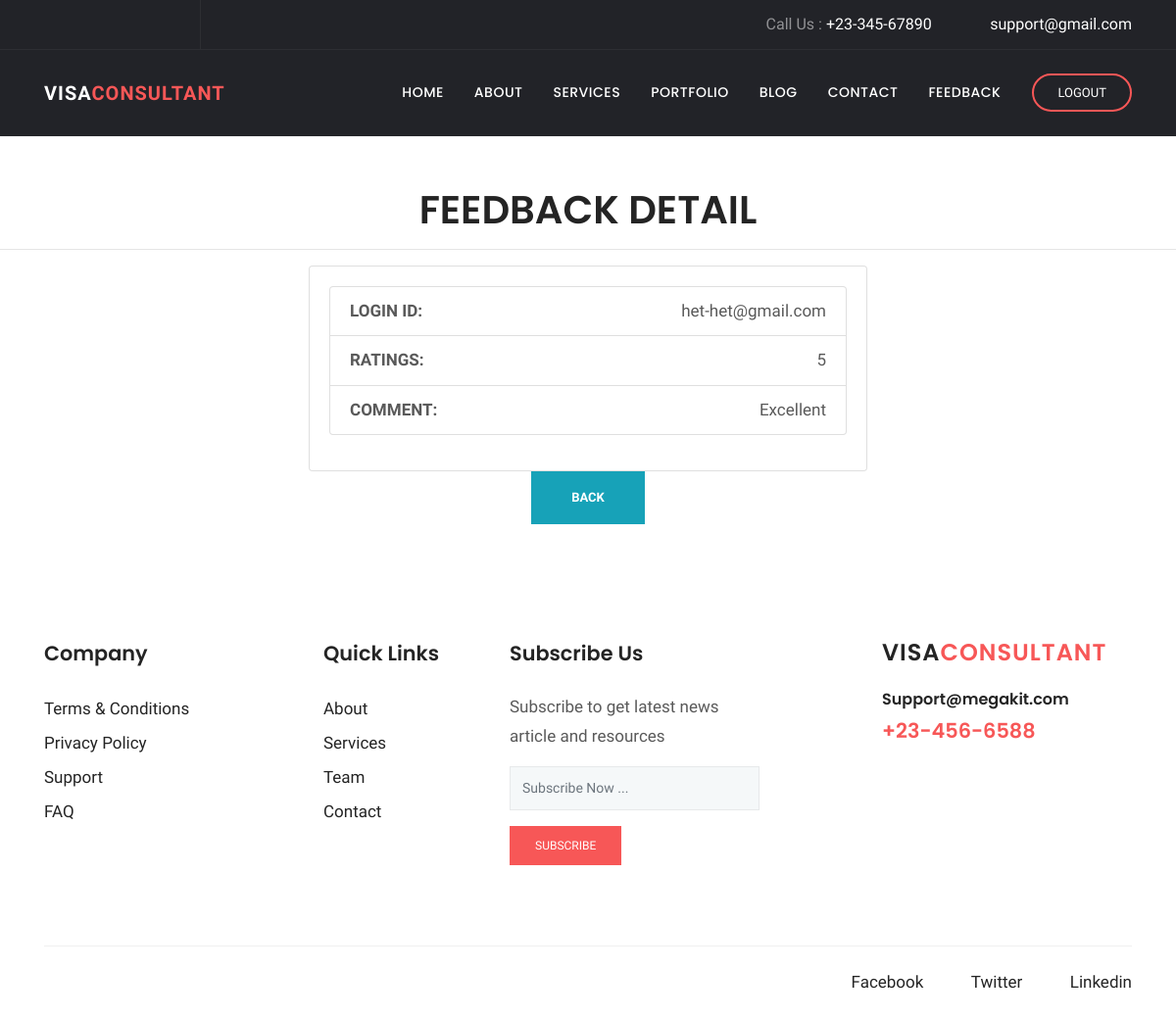
Page /Feedback/detail/3 on the committed database.
### Feedback/models.py (models this page shows, shortened)
class feedback(models.Model):
    client=models.ForeignKey(user,on_delete=models.CASCADE, related_name='feedback')
    RATINGS=models.CharField(max_length=25)
    COMMENT=models.CharField(max_length=25)

### client/models.py (models this page shows, shortened)
class user(models.Model):
    EMAIL_ID=models.CharField(max_length=25)
    PHONE_NO=models.IntegerField()
    PASSWORD=models.CharField(max_length=25)
    NAME=models.CharField(max_length=25)
    choice1=(
        ('male','male'),
        ('female','female'),
        ('other','other')
    )
    GENDER=models.CharField(max_length=25,choices=choice1)
    ADDRESS=models.TextField(max_length=25)
    ROLE=models.IntegerField()
    choice2=(
        ('ACTIVE','ACTIVE'),
        ('INACTIVE','INACTIVE')
    )
    STATUS=models.CharField(max_length=25,choices=choice2)
    def __str__(self):
        return f"{self.NAME}-{self.EMAIL_ID}"

### Feedback/views.py (the view)
# urls.py: path("detail/<int:pk>", DetailFeedbackView.as_view(), name="feedback-detail")
class DetailFeedbackView(DetailView):
    model = feedback
    fields = '__all__'
    success_url = '/Feedback/view'

### Feedback/templates/Feedback/feedback_detail.html (shortened to what this page needs)
{% load static %}
{% block css %}
      <link rel="stylesheet" href="{% static 'plugins/bootstrap/css/bootstrap.min.css' %}">
      <link rel="stylesheet" href="{% static 'plugins/themify/css/themify-icons.css' %}">
      <link rel="stylesheet" href="{% static 'plugins/fontawesome/css/all.css' %}">
      <link rel="stylesheet" href="{% static 'plugins/magnific-popup/dist/magnific-popup.css' %}">
      <link rel="stylesheet" href="{% static 'plugins/slick-carousel/slick/slick.css' %}">
      <link rel="stylesheet" href="{% static 'plugins/slick-carousel/slick/slick-theme.css' %}">
      <link rel="stylesheet" href="{% static 'css/style.css' %}">
{% endblock %}
{% block body %}
<header class="navigation">
	<div class="header-top ">
		<div class="container">
			<div class="row justify-content-between align-items-center">
				<div class="col-lg-2 col-md-4">
					<div class="header-top-socials text-center text-lg-left text-md-left">
						<a href="https://www.facebook.com/themefisher" target="_blank"><i class="ti-facebook"></i></a>
						<a href="https://twitter.com/themefisher" target="_blank"><i class="ti-twitter"></i></a>
						<a href="https://github.com/themefisher/" target="_blank"><i class="ti-github"></i></a>
					</div>
				</div>
				<div class="col-lg-10 col-md-8 text-center text-lg-right text-md-right">
					<div class="header-top-info">
						<a href="tel:+23-345-67890">Call Us : <span>+23-345-67890</span></a>
						<a href="mailto:support@gmail.com" ><i class="fa fa-envelope mr-2"></i><span>support@gmail.com</span></a>
					</div>
				</div>
			</div>
		</div>
	</div>
	<nav class="navbar navbar-expand-lg  py-4" id="navbar">
		<div class="container">
		  <a class="navbar-brand" href="{% url 'index' %}">
		  	VISA<span>CONSULTANT</span>
		  </a>
		  <div class="collapse navbar-collapse text-center" id="navbarsExample09">
			<ul class="navbar-nav ml-auto">
			  <li class="nav-item active">
				<a class="nav-link" href="{% url 'index' %}">Home <span class="sr-only">(current)</span></a>
			  </li>
			  <li class="nav-item dropdown">
					<a class="nav-link dropdown-toggle" href="{% url 'about' %}" id="dropdown03" data-toggle="dropdown" aria-haspopup="true" aria-expanded="false">About</a>
			  </li>
			   <li class="nav-item dropdown">
					<a class="nav-link dropdown-toggle" href="{% url 'service' %}" id="dropdown05" data-toggle="dropdown" aria-haspopup="true" aria-expanded="false">Services</a>
			  </li>
			   <li class="nav-item"><a class="nav-link" href="{% url 'project' %}">Portfolio</a></li>
			   <li class="nav-item dropdown">
					<a class="nav-link dropdown-toggle" href="{% url 'blog_grid' %}" id="dropdown05" data-toggle="dropdown" aria-haspopup="true" aria-expanded="false">Blog</a>
			  </li>
			   <li class="nav-item"><a class="nav-link" href="{% url 'contact' %}">Contact</a></li>
			   <li class="nav-item"><a class="nav-link" href="{% url 'feedback' %}">Feedback</a></li>
			</ul>
			<form class="form-lg-inline my-2 my-md-0 ml-lg-4 text-center">
			  <a href="{% url 'logout' %}" class="btn btn-solid-border btn-round-full">Logout</a>
			</form>
		  </div>
		</div>
	</nav>
</header>
    <h1 align="center"> FEEDBACK DETAIL </h1>
    <hr/>
    <form method="post">
         <div align="center">
            <div class="col-md-6" align="left">
            <div class="card card-primary card-outline" class="col-md-4">
              <div class="card-body box-profile">
                <ul class="list-group list-group-unbordered mb-3" >
                    <li class="list-group-item">
                    <b> LOGIN ID: </b> <a class="float-right">{{ object.client }}</a>
                    </li>
                     <li class="list-group-item">
                     <b> RATINGS: </b> <a class="float-right">{{ object.RATINGS }}</a>
                     </li>
                     <li class="list-group-item">
                     <b> COMMENT: </b> <a class="float-right">{{ object.COMMENT }}</a>
                     </li>
                </ul>
              </div>
            </div>
    </div>
             <div align="center">
                 <a href="{% url 'feedback-view' %}" class="btn btn-info"><b>Back</b></a>
            </div>
    </div>
    </form>
<footer class="footer section">
	<div class="container">
		<div class="row">
			<div class="col-lg-3 col-md-6 col-sm-6">
				<div class="widget">
					<h4 class="text-capitalize mb-4">Company</h4>
					<ul class="list-unstyled footer-menu lh-35">
						<li><a href="#">Terms & Conditions</a></li>
						<li><a href="#">Privacy Policy</a></li>
						<li><a href="#">Support</a></li>
						<li><a href="#">FAQ</a></li>
					</ul>
				</div>
			</div>
			<div class="col-lg-2 col-md-6 col-sm-6">
				<div class="widget">
					<h4 class="text-capitalize mb-4">Quick Links</h4>
					<ul class="list-unstyled footer-menu lh-35">
						<li><a href="{% url 'about' %}">About</a></li>
						<li><a href="{% url 'service' %}">Services</a></li>
						<li><a href="{% url 'about' %}">Team</a></li>
						<li><a href="{% url 'contact' %}">Contact</a></li>
					</ul>
				</div>
			</div>
			<div class="col-lg-3 col-md-6 col-sm-6">
				<div class="widget">
					<h4 class="text-capitalize mb-4">Subscribe Us</h4>
					<p>Subscribe to get latest news article and resources  </p>
					<form action="#" class="sub-form">
						<input type="text" class="form-control mb-3" placeholder="Subscribe Now ...">
						<a href="#" class="btn btn-main btn-small">subscribe</a>
					</form>
				</div>
			</div>
			<div class="col-lg-3 ml-auto col-sm-6">
				<div class="widget">
					<div class="logo mb-4">
						<h3>VISA<span>CONSULTANT</span></h3>
					</div>
					<h6><a href="tel:+23-345-67890" >Support@megakit.com</a></h6>
					<a href="mailto:support@gmail.com"><span class="text-color h4">+23-456-6588</span></a>
				</div>
			</div>
		</div>
		<div class="footer-btm pt-4">
			<div class="row">
				<div class="col-lg-6">
				</div>
				<div class="col-lg-6 text-left text-lg-right">
					<ul class="list-inline footer-socials">
						<li class="list-inline-item"><a href="https://www.facebook.com/themefisher"><i class="ti-facebook mr-2"></i>Facebook</a></li>
						<li class="list-inline-item"><a href="https://twitter.com/themefisher"><i class="ti-twitter mr-2"></i>Twitter</a></li>
						<li class="list-inline-item"><a href="https://www.pinterest.com/themefisher/"><i class="ti-linkedin mr-2 "></i>Linkedin</a></li>
					</ul>
				</div>
			</div>
		</div>
	</div>
</footer>
{% endblock %}

### client/static/css/style.css (style rules this page uses)
h1, .h1, h2, .h2, h3, .h3, h4, .h4, h5, .h5, h6, .h6 { font-family: "Poppins", sans-serif; font-weight: 600; color: #242424; }
h1, .h1 { font-size: 2.5rem; }
h3, .h3 { font-size: 1.5rem; }
h4, .h4 { font-size: 1.3rem; line-height: 30px; }
h6, .h6 { font-size: 1rem; }
p { line-height: 30px; }
input[type="email"], input[type="password"], input[type="text"], input[type="tel"] { box-shadow: none; height: 45px; outline: none; font-size: 14px; }
.form-control { box-shadow: none; border-radius: 0; }
.btn { display: inline-block; font-size: 14px; font-size: 0.8125rem; font-weight: 400; padding: 1rem 2.5rem; text-transform: uppercase; border-radius: 0; transition: all 0.2s ease; }
.btn-main, .btn-transparent, .btn-small { background: #f75757; color: #fff; transition: all 0.2s ease; }
.btn-solid-border { border: 2px solid #f75757; background: transparent; color: #242424; }
.btn-small { padding: 10px 25px; font-size: 12px; }
.btn-round-full { border-radius: 50px; }
.section { padding: 100px 0; }
.text-color { color: #f75757; }
a { color: #242424; text-decoration: none; }
#navbar { background: #222328; box-shadow: 0 1px 2px rgba(0, 0, 0, 0.05); }
#navbar li { padding-left: 15px; }
#navbar .nav-link { font-family: "Poppins", sans-serif; font-weight: 500; color: #fff; text-transform: uppercase; font-size: 14px; letter-spacing: .5px; transition: all .25s ease; }
#navbar .btn { padding: .5rem 1.5rem; color: #fff; }
.header-top { background: #222328; color: #919194; border-bottom: 1px solid rgba(255, 255, 255, 0.05); }
.header-top .header-top-socials { border-right: 1px solid rgba(255, 255, 255, 0.05); padding: 12px 0px; }
.header-top .header-top-socials a { color: #919194; margin-right: 15px; font-size: 16px; }
.header-top .header-top-info { color: #919194; font-size: 16px; }
.header-top .header-top-info a span { color: #fff; }
.header-top .header-top-info a { margin-left: 35px; color: #919194; }
.navbar-brand { color: #fff; font-weight: 600; letter-spacing: 1px; }
.navbar-brand span { color: #f75757; }
.dropdown-toggle::after { display: none; }
.widget { margin-bottom: 30px; padding-bottom: 35px; }
.footer { padding-bottom: 10px; }
.lh-35 { line-height: 35px; }
.logo { color: #242424; font-weight: 600; letter-spacing: 1px; }
.logo span { color: #f75757; }
.sub-form { position: relative; }
.sub-form .form-control { border: 1px solid rgba(0, 0, 0, 0.06); background: #f5f8f9; }
.footer-btm { border-top: 1px solid rgba(0, 0, 0, 0.06); }
.footer-socials li a { margin-left: 15px; }

### rows in the picture
feedback: client "het-het@gmail.com", RATINGS "5", COMMENT "Excellent"
